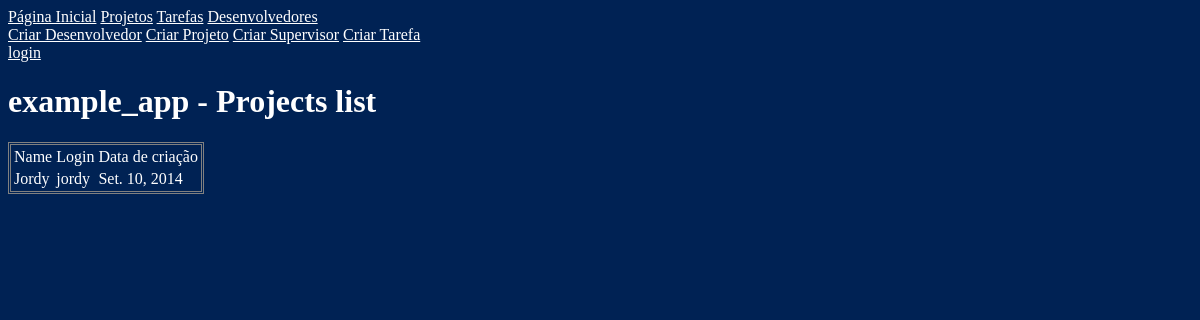
Screenshot of /list_developers with the database file from the repository.
### example_app/models.py (models this page shows)
class UserProfile(models.Model):
	user_auth 		= models.OneToOneField(User,primary_key=True)
	phone 			= models.CharField(max_length=20,verbose_name="Phone")
	born_date 		= models.DateField(verbose_name="Born date", null=True,blank=True)
	last_connection = models.DateTimeField(verbose_name="Date of last connection", null=True,blank=True,default=None)
	years_seniority = models.IntegerField(verbose_name="Seniority",default=0)
	date_created 	= models.DateField(verbose_name="Date of Birthday",default=datetime.now())
	def __unicode__(self):
		return self.user_auth.last_name

class Developer(UserProfile):
	supervisor 		= models.ForeignKey(Supervisor,verbose_name="Supervisor")

class UserProfile(models.Model):
	user_auth 		= models.OneToOneField(User,primary_key=True)
	phone 			= models.CharField(max_length=20,verbose_name="Phone")
	born_date 		= models.DateField(verbose_name="Born date", null=True,blank=True)
	last_connection = models.DateTimeField(verbose_name="Date of last connection", null=True,blank=True,default=None)
	years_seniority = models.IntegerField(verbose_name="Seniority",default=0)
	date_created 	= models.DateField(verbose_name="Date of Birthday",default=datetime.now())
	def __unicode__(self):
		return self.user_auth.last_name

### example_app/templates/list_developer.html (shortened to what this page needs)
{% extends "base.html" %}
{% block h1 %}
	{{ bloc.super }} Projects list
{% endblock %}
{% block article_content %}
	<table class="tables">
	{% if object_list|length > 0 %}
		<thead>
			<tr>
				<td>Name</td>
				<td>Login</td>
				<td>Data de criação</td>
			</tr>
		</thead>
		<tbody>
			{% for dev in object_list %}
			<tr>
				<td>{{ dev }}</td>
				<td>{{ dev.user_auth.username }}</td>
				<td>{{ dev.date_created }}</td>
			</tr>
			{% endfor %}
		</tbody>
	</table>
	{% else %}
		<span> There are no Developers</span>
	{% endif %}
{% endblock %}

### example_app/static/css/base/style.css (style rules this page uses)
body { color: white; background-color: #002254; font-family: Ubuntu; }
.tables { border-style: double; }

### rows the page displays
Developer: userprofile_ptr_id.last_name "Jordy", user_auth.username "jordy", date_created "Set. 10, 2014"
